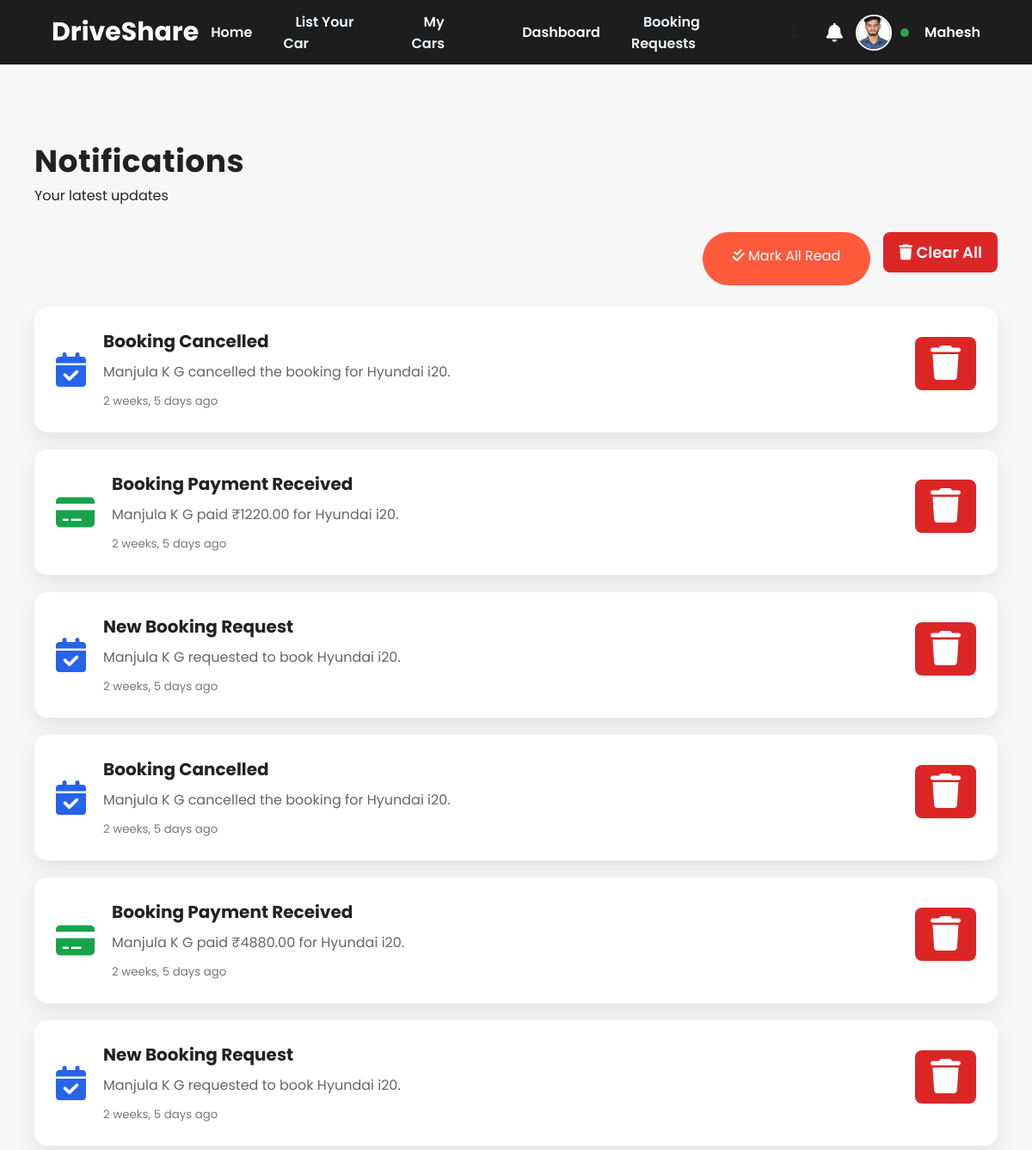
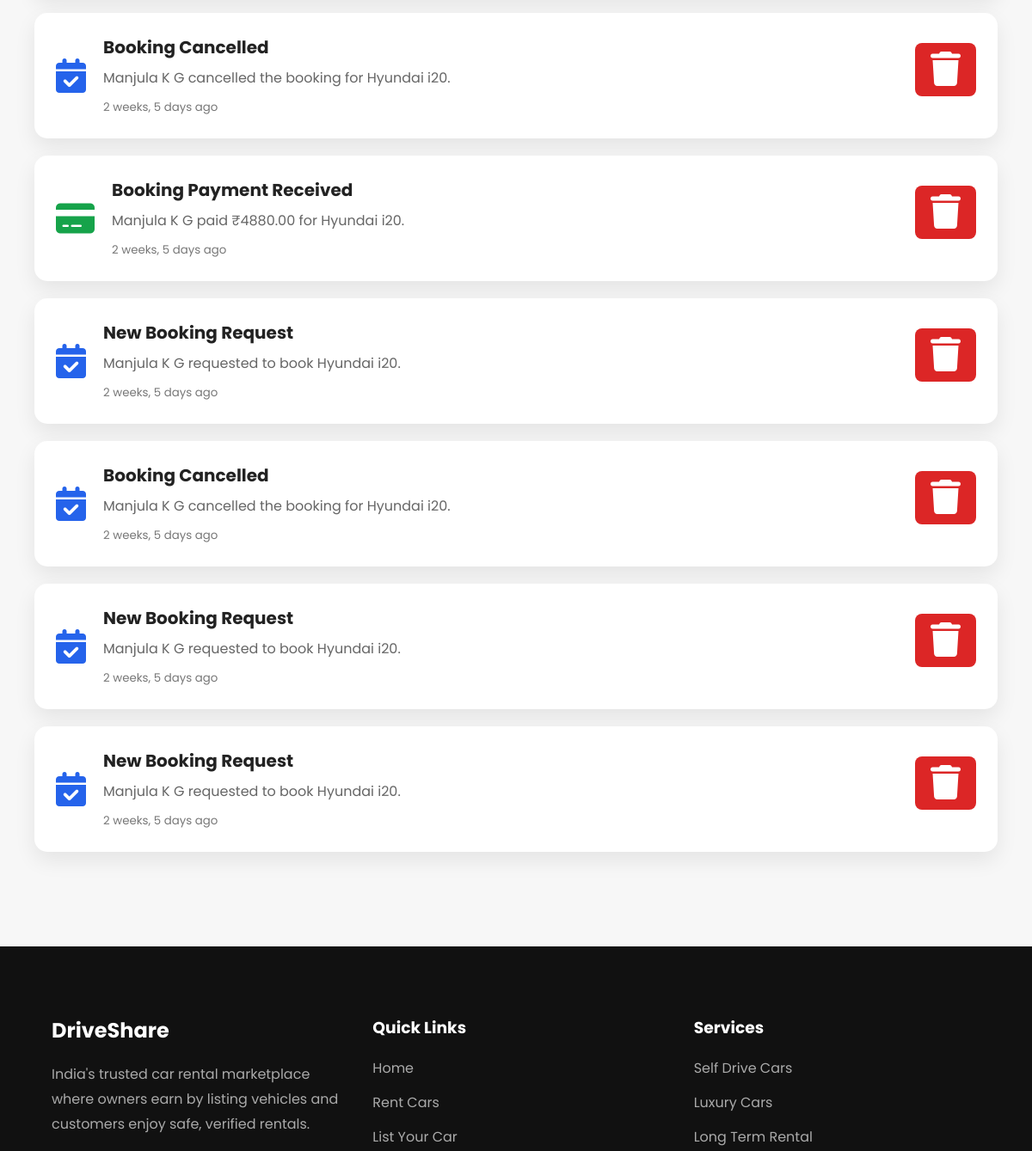
Before: /notifications/ (signed in, upper part) with the older database file (2 pictures, top to bottom).
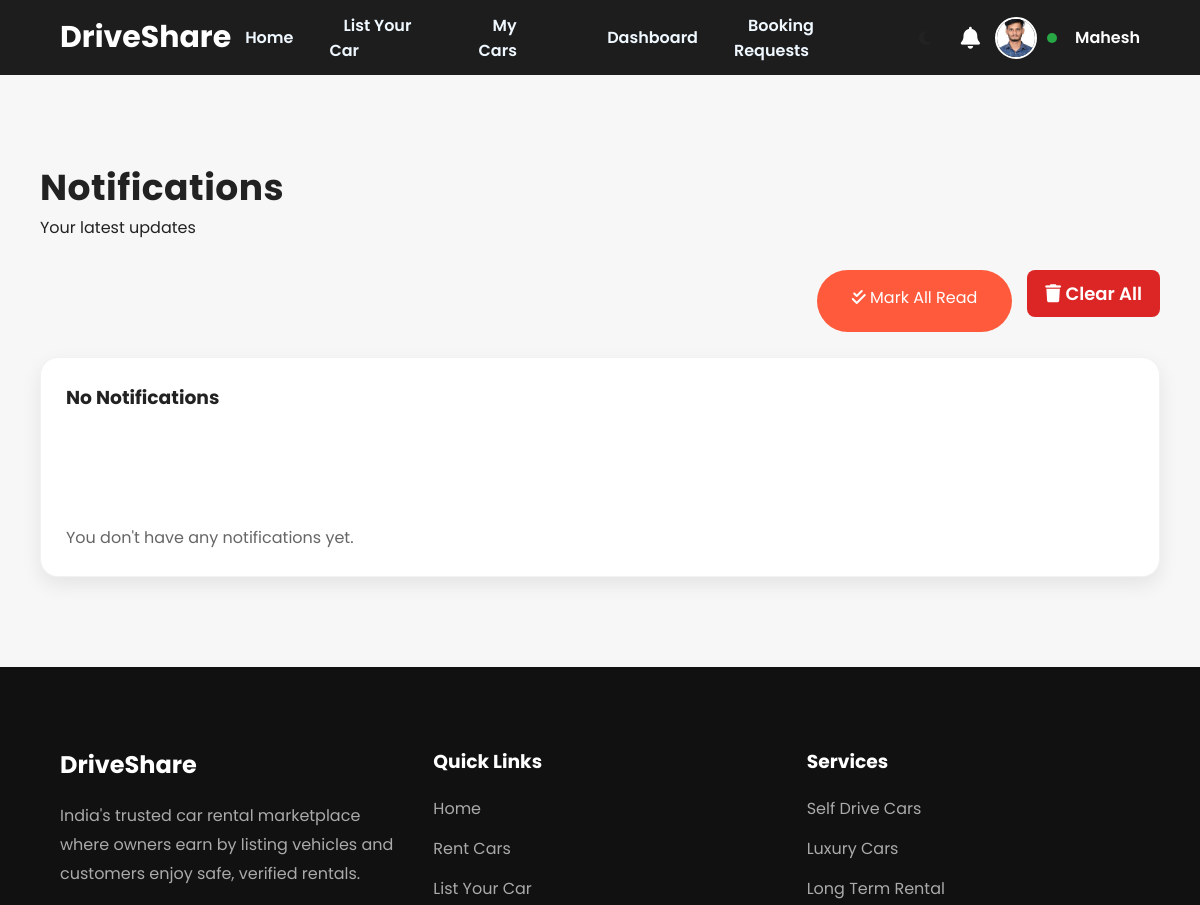
After: the same page with the newer database file.
### notifications/models.py (models this page shows, shortened)
class Notification(models.Model):
    NOTIFICATION_TYPES = (
    ("Booking", "Booking"),
    ("Payment", "Payment"),
    ("Wallet", "Wallet"),
    ("Coupon", "Coupon"),
    ("System", "System"),
)
    user = models.ForeignKey(
        settings.AUTH_USER_MODEL,
        on_delete=models.CASCADE,
        related_name="notifications",
    )
    title = models.CharField(
        max_length=200,
    )
    message = models.TextField()
    notification_type = models.CharField(
        max_length=30,
        choices=NOTIFICATION_TYPES,
        default="System",
    )
    is_read = models.BooleanField(
        default=False,
    )
    redirect_url = models.CharField(
        max_length=300,
        blank=True,
    )
    created_at = models.DateTimeField(
        auto_now_add=True,
    )
    class Meta:
        ordering = ["-created_at"]

### notifications/views.py (the view)
# urls.py: path("", views.notification_list, name="notifications"),
@login_required
def notification_list(request):
    notifications = request.user.notifications.order_by("-created_at")
    notifications.update(is_read=True)
    notifications = request.user.notifications.order_by("-created_at")
    unread_count = notifications.filter(
    is_read=False
    ).count()
    notifications.filter(
    is_read=False
).update(
    is_read=True
)
    return render(
    request,
    "notifications/notification_list.html",
    {
        "notifications": notifications,
        "unread_count": unread_count,
    }
)

### notifications/context_processors.py (called while the page is built)
def notification_count(request):
    if request.user.is_authenticated:
        return {
            "notification_count":
            request.user.notifications.filter(
                is_read=False
            ).count()
        }
    return {
        "notification_count": 0
    }

### templates/notifications/notification_list.html (shortened to what this page needs)
{% extends "base.html" %}
{% block content %}
<section class="dashboard">
    <div class="dashboard-header">
        <h1>Notifications</h1>
        <p>Your latest updates</p>
    </div>
    <div class="notification-actions">
        <a href="{% url 'mark_all_notifications_read' %}"
           class="btn btn-primary">
            <i class="fas fa-check-double"></i>
            Mark All Read
        </a>
        <div class="notification-delete">
        <a href="{% url 'clear_notifications' %}"
           class="btn delete-btn"
           onclick="return confirm('Clear all notifications?')">
            <i class="fas fa-trash"></i>
            Clear All
        </a>
</div>
    </div>
    {% for notification in notifications %}
    <div class="notification-card {% if not notification.is_read %}unread{% endif %}">
        <div class="notification-icon">
            {% if notification.notification_type == "Booking" %}
                <i class="fas fa-calendar-check booking-icon"></i>
            {% elif notification.notification_type == "Payment" %}
                <i class="fas fa-credit-card payment-icon"></i>
            {% elif notification.notification_type == "Wallet" %}
                <i class="fas fa-wallet wallet-icon"></i>
            {% elif notification.notification_type == "Coupon" %}
                <i class="fas fa-tags coupon-icon"></i>
            {% else %}
                <i class="fas fa-bell system-icon"></i>
            {% endif %}
        </div>
        <div class="notification-content">
            <h3>{{ notification.title }}</h3>
            <p>{{ notification.message }}</p>
            <small>
                {{ notification.created_at|timesince }} ago
            </small>
        </div>
        <div class="notification-delete">
            <a href="{% url 'delete_notification' notification.id %}"
               class="delete-btn"
               onclick="return confirm('Delete this notification?')">
                <i class="fas fa-trash"></i>
            </a>
        </div>
    </div>
    {% empty %}
    <div class="dashboard-box">
        <h3>No Notifications</h3>
        <p>You don't have any notifications yet.</p>
    </div>
    {% endfor %}
</section>
{% endblock %}

Changed rows visible on the page:
removed Notification: notification_type "Booking" (drawn), title "Booking Cancelled", message "Manjula K G cancelled the booking for Hyundai i20.", created_at "2 weeks, 5 days"
removed Notification: notification_type "Payment" (drawn), title "Booking Payment Received", message "Manjula K G paid ₹1220.00 for Hyundai i20.", created_at "2 weeks, 5 days"
removed Notification: notification_type "Booking" (drawn), title "New Booking Request", message "Manjula K G requested to book Hyundai i20.", created_at "2 weeks, 5 days"
removed Notification: notification_type "Booking" (drawn), title "Booking Cancelled", message "Manjula K G cancelled the booking for Hyundai i20.", created_at "2 weeks, 5 days"
removed Notification: notification_type "Payment" (drawn), title "Booking Payment Received", message "Manjula K G paid ₹4880.00 for Hyundai i20.", created_at "2 weeks, 5 days"
removed Notification: notification_type "Booking" (drawn), title "New Booking Request", message "Manjula K G requested to book Hyundai i20.", created_at "2 weeks, 5 days"
removed Notification: notification_type "Booking" (drawn), title "Booking Cancelled", message "Manjula K G cancelled the booking for Hyundai i20.", created_at "2 weeks, 5 days"
removed Notification: notification_type "Payment" (drawn), title "Booking Payment Received", message "Manjula K G paid ₹4880.00 for Hyundai i20.", created_at "2 weeks, 5 days"
removed Notification: notification_type "Booking" (drawn), title "New Booking Request", message "Manjula K G requested to book Hyundai i20.", created_at "2 weeks, 5 days"
removed Notification: notification_type "Booking" (drawn), title "Booking Cancelled", message "Manjula K G cancelled the booking for Hyundai i20.", created_at "2 weeks, 5 days"
removed Notification: notification_type "Booking" (drawn), title "New Booking Request", message "Manjula K G requested to book Hyundai i20.", created_at "2 weeks, 5 days"
removed Notification: notification_type "Booking" (drawn), title "New Booking Request", message "Manjula K G requested to book Hyundai i20.", created_at "2 weeks, 5 days"
Other visible differences:
text now shown: "No Notifications You don't have any notifications yet."
